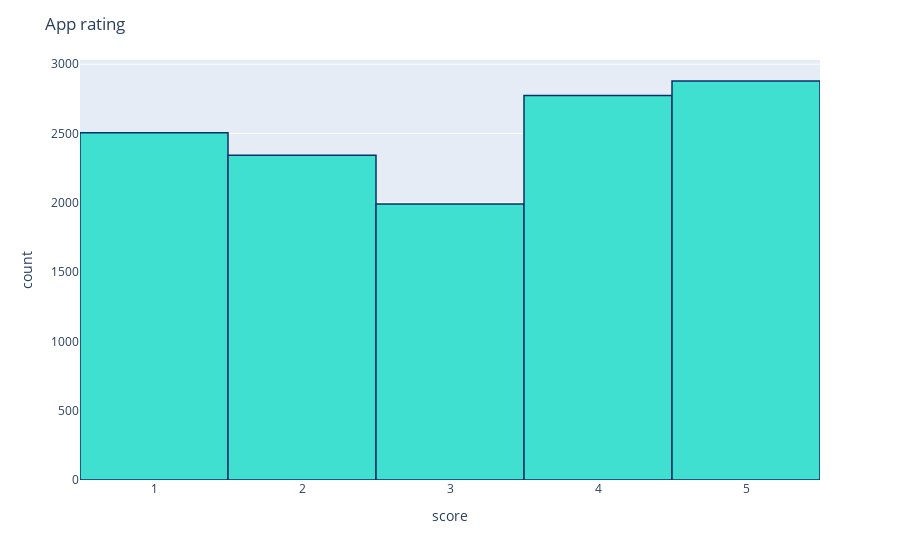

Notebook code cell kept with this figure:
### Code cell
# Imports
import matplotlib.pyplot as plt
import seaborn as sns
color = sns.color_palette()
%matplotlib inline
import plotly.offline as py
py.init_notebook_mode(connected=True)
import plotly.graph_objs as go
import plotly.tools as tls
import plotly.express as px
# Product Scores
fig = px.histogram(df, x="score")
fig.update_traces(marker_color="turquoise",marker_line_color='rgb(8,48,107)',
                  marker_line_width=1.5)
fig.update_layout(title_text='Hotel rating')
fig.show()

### Figure 1 — Plotly figure (JSON) as saved in the notebook; plotly's stock layout.template omitted (floating-point values rounded to 4 significant figures; data arrays with more than 128 entries replaced by an {"elided": "..."} marker saying what was removed)
{"data": [{"alignmentgroup": "True", "bingroup": "x", "hovertemplate": "score=%{x}<br>count=%{y}<extra></extra>", "legendgroup": "", "marker": {"color": "turquoise", "line": {"color": "rgb(8,48,107)", "width": 1.5}, "pattern": {"shape": ""}}, "name": "", "offsetgroup": "", "orientation": "v", "showlegend": false, "type": "histogram", "x": {"elided": "12495 int values"}, "xaxis": "x", "yaxis": "y"}], "layout": {"barmode": "relative", "legend": {"tracegroupgap": 0}, "margin": {"t": 60}, "title": {"text": "App rating"}, "xaxis": {"anchor": "y", "domain": [0, 1], "title": {"text": "score"}}, "yaxis": {"anchor": "x", "domain": [0, 1], "title": {"text": "count"}}}}
